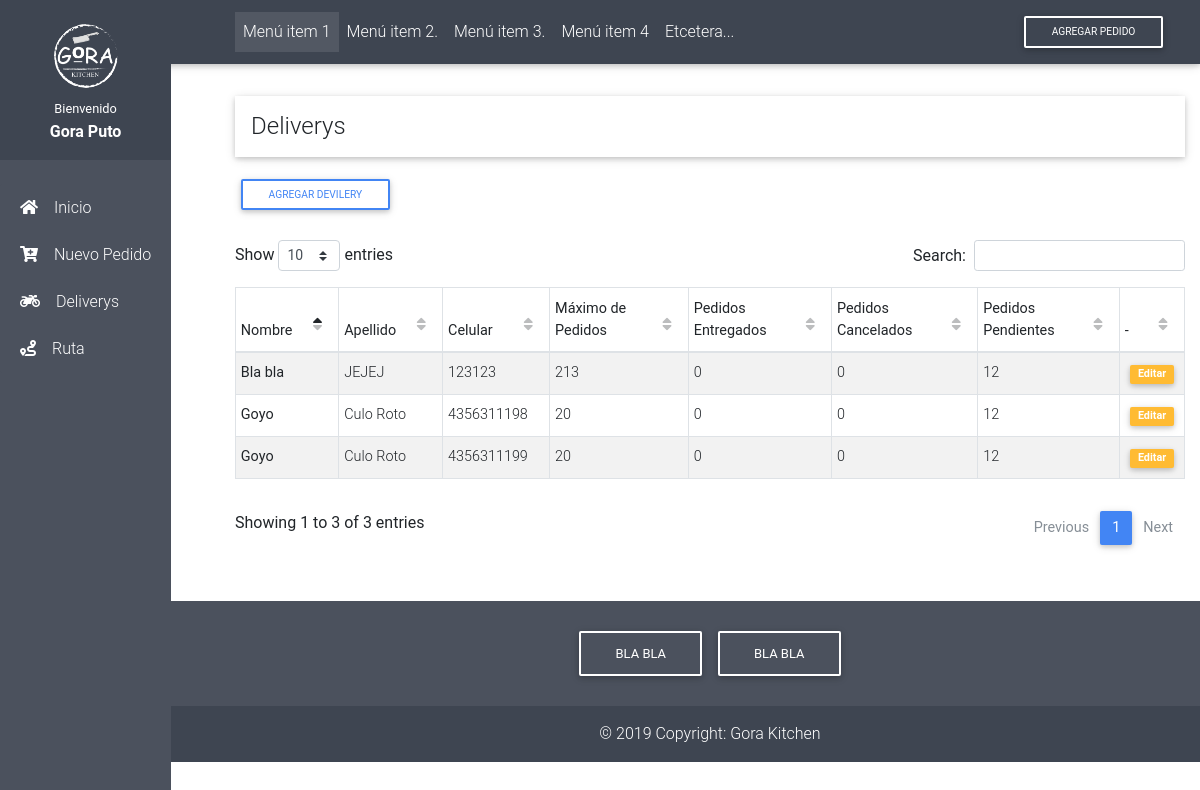
The page /gestor/delivery/ on the database as committed earlier.
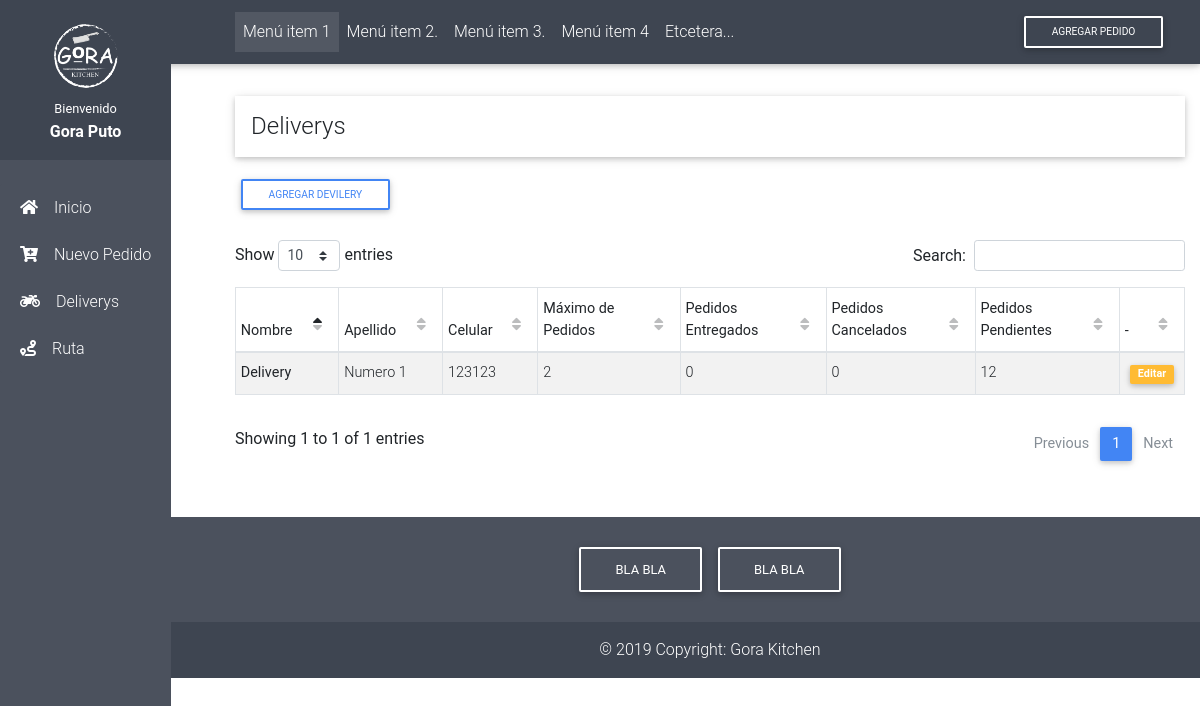
The same page on the database as committed later.
### gestor/models.py (models this page shows, shortened)
class Delivery(models.Model):
    name = models.CharField(max_length=50, default="", verbose_name=u"Nombre")
    last_name = models.CharField(max_length=50, default="", verbose_name=u"Apellido")
    phone = models.CharField(max_length=15, default="", verbose_name=u"Celular")
    cart_size = models.IntegerField(default=0, verbose_name=u"Pedidos que puede llevar")
    orders_shipped = models.IntegerField(default=0)
    orders_failure = models.IntegerField(default=0)

### gestor/views.py (the view)
# urls.py: path('delivery/', views.delivery, name='delivery'),
def delivery(request):
    deliverys = Delivery.objects.all()
    context = {'deliverys': deliverys}
    return render(request, 'delivery.html', context)

### gestor/templates/delivery.html (shortened to what this page needs)
{% extends 'html.html' %}
{% load static %}
{% block content %}
<h4 class="w-100 py-3 px-3 title z-depth-1">Deliverys</h4>
<div class="my-3 row">
    <div class="col-md-12">
        <ul class="boton nav">
            <li class="nav-item">
                <a href="{% url 'delivery_add' %}"><button type="button" class="btn btn-outline-primary waves-effect btn-sm">Agregar Devilery</button></a>
            </li>
        </ul>
    </div>
</div>
<div class="mt-3 row">
    <div class="col-md-12">
        <table id="tabla" class="py-2 px-1 table table-sm table-striped  table-bordered">
            <thead>
                <tr>
                <th scope="col">Nombre</th>
                <th scope="col">Apellido</th>
                <th scope="col">Celular</th>
                <th scope="col">Máximo de Pedidos</th>
                <th scope="col">Pedidos Entregados</th>
                <th scope="col">Pedidos Cancelados</th>
                <th scope="col">Pedidos Pendientes</th>
                <th scope="col">-</th>
                </tr>
            </thead>
            <tbody>
                {% for d in deliverys %}
                <tr>
                    <th scope="row">{{ d.name }}</th>
                    <td>{{ d.last_name }}</td>
                    <td>{{ d.phone }}</td>
                    <td>{{ d.cart_size }}</td>
                    <td>{{ d.orders_shipped }}</td>
                    <td>{{ d.orders_failure }}</td>
                    <td>12</td>
                    <td class="text-center"><a href="{% url 'delivery_detail' id=d.pk %}"><span class="badge badge-warning order-edit-label py-1 px-2">Editar</span></a></td>
                </tr>
                {% endfor %}
            </tbody>
            </table>
    </div>
</div>
{% endblock %}

### gestor/templates/html.html (shortened to what this page needs)
    <!DOCTYPE html>
    <html lang="en">
    <head>
        {% load static %}
        <link rel="stylesheet" href="https://use.fontawesome.com/releases/v5.8.1/css/all.css">
        <link href="{% static 'css/bootstrap.min.css' %}" rel="stylesheet">
        <link href="{% static 'css/mdb.min.css' %}" rel="stylesheet">
        <link href="{% static 'css/datatables.min.css' %}" rel="stylesheet">
        <link href="{% static 'css/sidebar.css' %}" rel="stylesheet">
        <link href="{% static 'css/style.css' %}" rel="stylesheet">
    </head>
    <body class="white lighten-3 animated fadeIn">
        {% include 'header.html' %}
        <main class="pt-5 overflow-auto">
            <div class="container-fluid mt-5">
                {% block content %}
                {% endblock %}
            </div>
        </main>
        {% include 'footer.html' %}
    </body>
    </html>

### gestor/templates/header.html (shortened to what this page needs)
{% load static %}
  <header>
    <nav class="navbar fixed-top navbar-expand-lg navbar-dark stylish-color-dark scrolling-navbar">
      <div class="container-fluid">
        <div class="collapse navbar-collapse" id="navbarSupportedContent">
          <ul class="navbar-nav mr-auto">
            <li class="nav-item active">
              <a class="nav-link waves-effect" href="#">Menú item 1
              </a>
            </li>
            <li class="nav-item">
              <a class="nav-link waves-effect" href="https://mdbootstrap.com/education/bootstrap/" target="_blank">Menú item 2.</a>
            </li>
            <li class="nav-item">
              <a class="nav-link waves-effect" href="https://mdbootstrap.com/education/bootstrap/" target="_blank">Menú item 3.</a>
            </li>
            <li class="nav-item">
              <a class="nav-link waves-effect" href="https://mdbootstrap.com/education/bootstrap/" target="_blank">Menú item 4</a>
            </li>
            <li class="nav-item">
              <a class="nav-link waves-effect" href="https://mdbootstrap.com/education/bootstrap/" target="_blank">Etcetera...</a>
            </li>
          </ul>
          <button class="btn btn-outline-white btn-sm my-0" type="submit">Agregar Pedido</button>
        </div>
      </div>
    </nav>
    <div class="sidebar-fixed overflow-auto position-fixed stylish-color">
      <div class="sidebar-user">
        <img src="{% static 'images/logo.png' %}" class="img-fluid rounded-circle mb-2 border-white" alt="Logo de Gora">
        <div>
          <small>Bienvenido</small>
        </div>
        <div class="font-weight-bold">Gora Puto</div>
      </div>
      <div class="user-logo">
        <div class="user-avatar">
        </div>
      </div>
      <div class="list-group list-group-flush">
        <a href="{% url 'index' %}" class="list-group-item list-group-item-action stylish-color text-white  waves-effect">
          <i class="fas fa-home mr-3"></i>Inicio
        </a>
        <a href="liquidacion.html" class="list-group-item list-group-item-action stylish-color text-white  waves-effect">
          <i class="fas fa-cart-plus mr-3"></i>Nuevo Pedido</a>
        <a href="{% url 'delivery' %}" class="list-group-item list-group-item-action stylish-color text-white waves-effect">
          <i class="fas fa-motorcycle mr-3"></i>Deliverys</a>
        <a href="cuenta_corriente.html" class="list-group-item list-group-item-action stylish-color text-white  waves-effect">
          <i class="fas fa-route mr-3"></i>Ruta</a>
      </div>
    </div>
  </header>

### gestor/templates/footer.html
    <footer class="page-footer text-center font-small stylish-color darken-2 mt-4 wow fadeIn">
    <div class="py-4">
        <a class="btn btn-outline-white" href="" target="_blank"
        role="button">Bla bla
        </a>
        <a class="btn btn-outline-white" href="" target="_blank" role="button">Bla bla
        </a>
    </div>
    </footer>
    <div class="page-footer text-center footer-copyright stylish-color-dark py-3 ml-0 text-white">
    © 2019 Copyright:
    <a href="" target="_blank" class="text-white"> Gora Kitchen </a>
    </div>

### gestor/static/css/sidebar.css (style rules this page uses)
.sidebar-fixed { height: 100vh; z-index: 1050; background-color: #fff; padding-top: 0; }
.sidebar-fixed .list-group-item { border: none; }
@media (min-width: 1200px) { .navbar, .page-footer, main { padding-left: 220px; } }
.sidebar-user { padding: 1.5rem 1rem 1rem; background: #3E4551; color: white; text-align: center; }
.sidebar-user img { width: 64px; height: 64px; }

### gestor/static/css/style.css (style rules this page uses)
.order-edit-label, .order-borrar-label, .order-add-label { cursor: pointer; }

Rows that differ between the two databases and show on the page:
removed Delivery: name "Goyo", last_name "Culo Roto", phone "4356311198", cart_size "20", orders_shipped "0", orders_failure "0"
removed Delivery: name "Goyo", last_name "Culo Roto", phone "4356311199", cart_size "20", orders_shipped "0", orders_failure "0"
removed Delivery: name "Bla bla", last_name "JEJEJ", phone "123123", cart_size "213", orders_shipped "0", orders_failure "0"
added Delivery: name "Delivery", last_name "Numero 1", phone "123123", cart_size "2", orders_shipped "0", orders_failure "0"
Other text that changed with them:
text written by a page script: "Show entries Search: Showing 1 to 3 of 3 entries Previous 1 Next" → "Show entries Search: Showing 1 to 1 of 1 entries Previous 1 Next"
